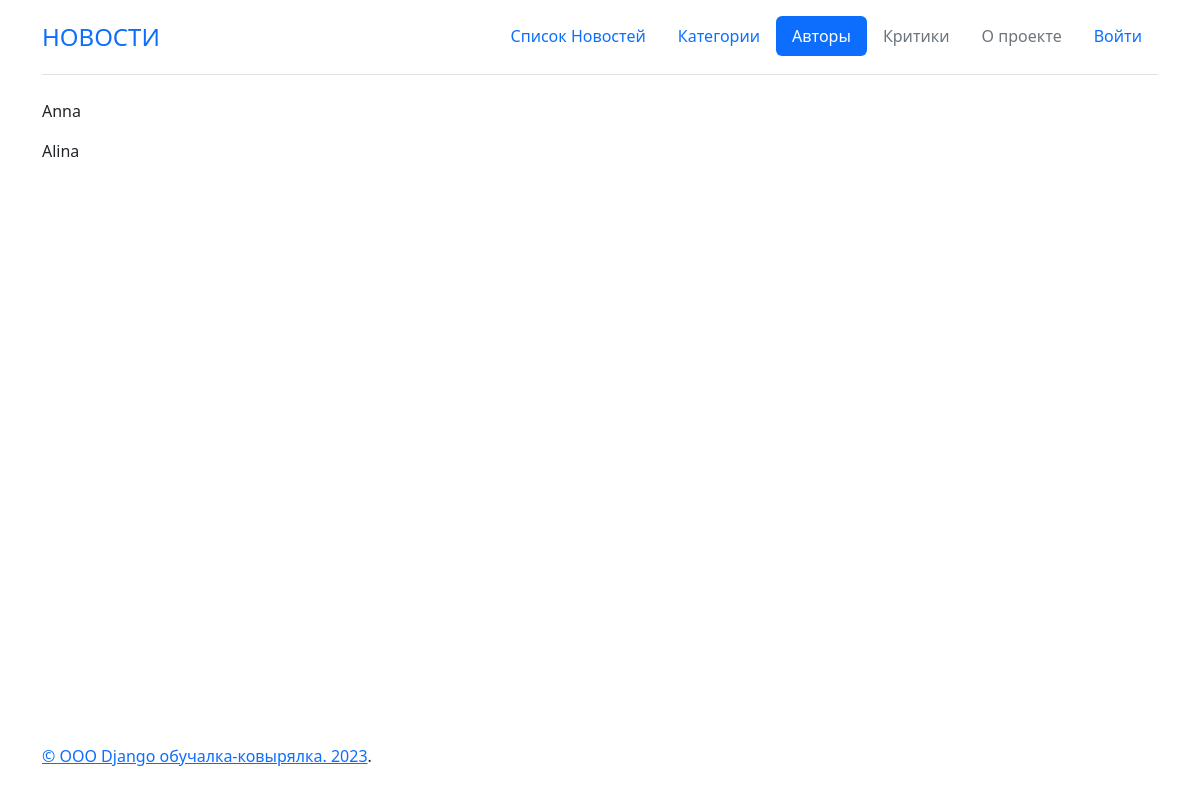
/authors/, run on an earlier commit of the app's database.
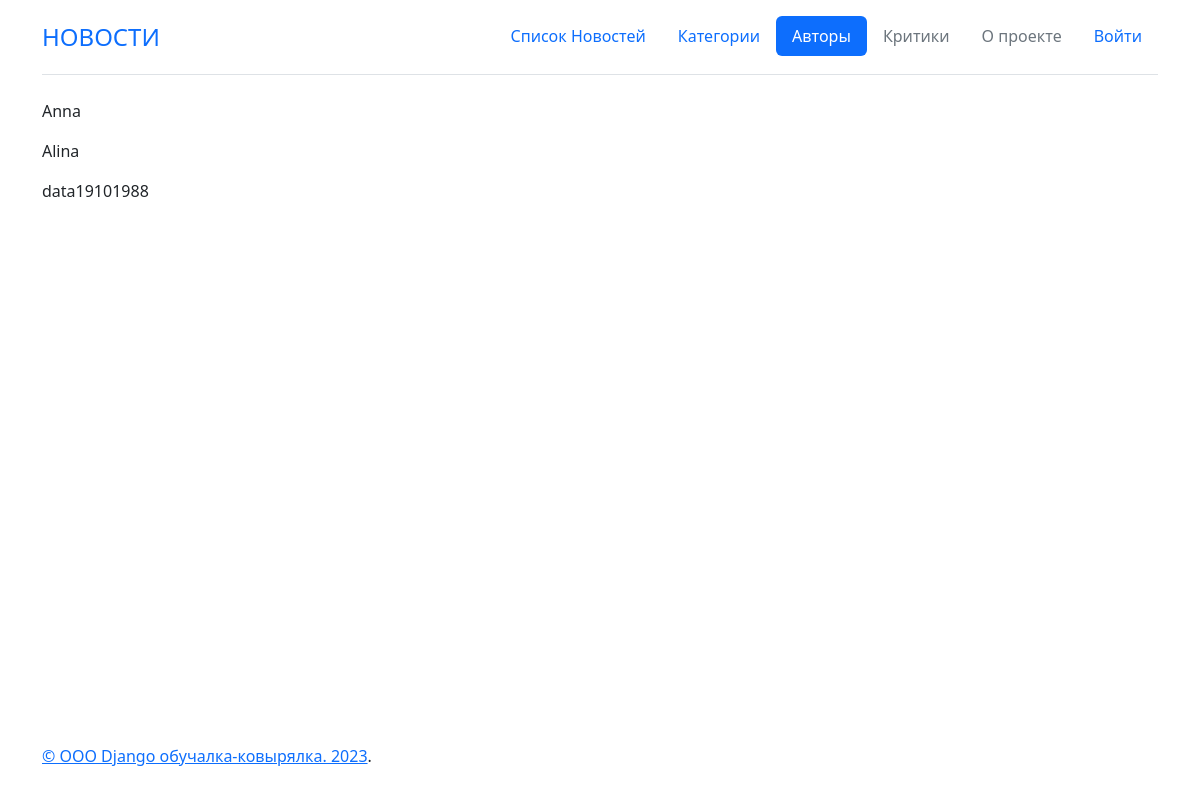
And on a later commit of the database.
### news/models.py (models this page shows, shortened)
class Author(models.Model):
    class Meta:
        verbose_name = 'Авторы'
        verbose_name_plural = 'Авторы'
    name = models.OneToOneField(User, on_delete=models.CASCADE)
    rating = models.SmallIntegerField(default=0)

### news/views.py (the view)
# urls.py: path('authors/',AuthorList.as_view(), name="authors"),
class AuthorList(ListView):
    model = Author
    template_name = 'authors.html'
    context_object_name = 'authors'
    queryset = Author.objects.order_by('name')

### news/templates/authors.html (shortened to what this page needs)
{% extends 'defaultLayout.html' %}
{% load static %}
{% load custom_filters %}
{% block abracadabra %}
{% if authors %}
     {% for author in authors %}
        <p>{{ author.name }}</p>
     {% endfor %}
{% endif %}
{% endblock abracadabra %}

What changed in the data, as far as the page shows it:
added Author: name "data19101988"
